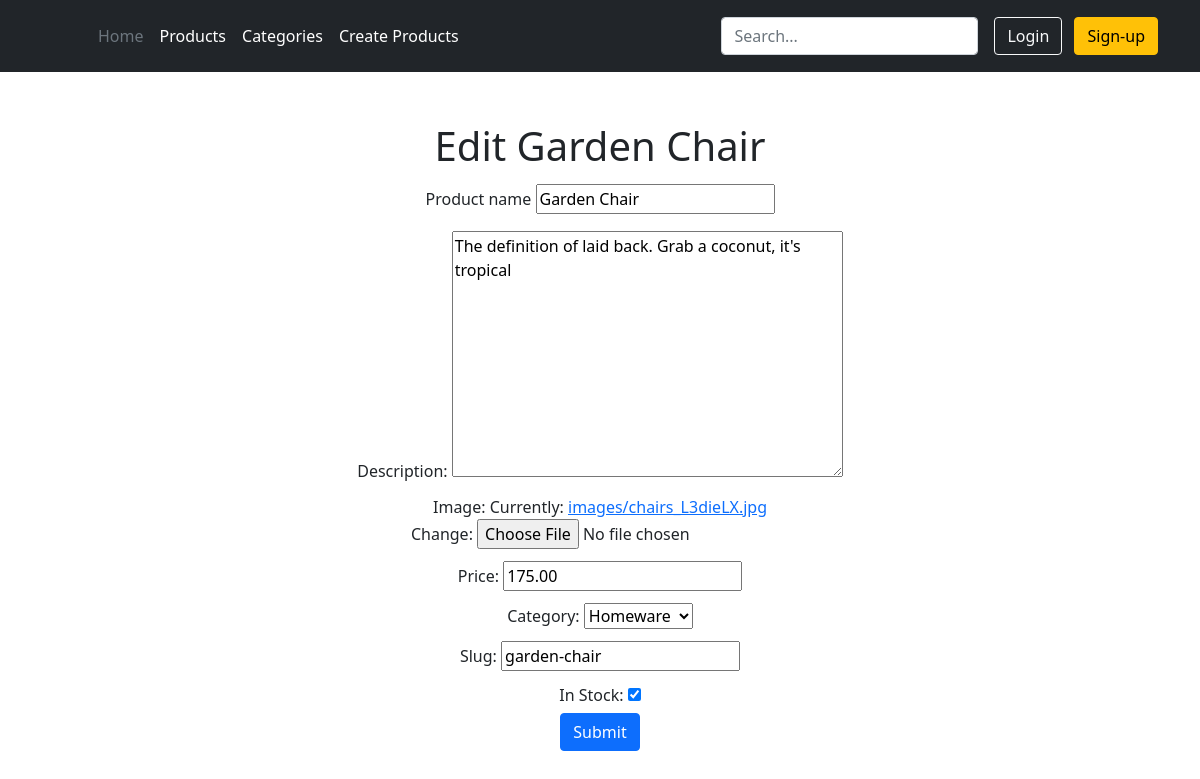
The app's page /products/update/8 with its own data.
### products/models.py (models this page shows, shortened)
class Product(models.Model):
    title = models.CharField(max_length=200)
    description = models.TextField(blank=True)
    image = models.ImageField(upload_to='images/')
    price = models.DecimalField(max_digits=6, decimal_places=2)
    category = models.ForeignKey(Category, related_name='product', on_delete=models.CASCADE)
    slug = models.SlugField(max_length=255)
    in_stock = models.BooleanField(default=True)  # Stock to change to numeric value
    is_active = models.BooleanField(default=True)
    created = models.DateTimeField(auto_now_add=True)
    updated = models.DateTimeField(auto_now=True)
    class Meta:
        verbose_name_plural = 'Products'
        ordering = ('-created',)

### storeAnada/views.py (the view)
# urls.py: path('products/update/<pk>', storeAnada.views.ProductUpdateView.as_view(), name='product-update'),
class ProductUpdateView(UpdateView):
	template_name = "products/product_create.html"
	model = Product
	form_class = ProductForm
	success_url = reverse_lazy('success')

### products/forms.py
class ProductForm(ModelForm):
    class Meta:
        model = Product
        fields = "__all__"

### products/models.py (called while the page is built)
    def __str__(self):
        return self.name

### templates/products/product_create.html (shortened to what this page needs)
{% extends "base.html" %}
{% block content %}
    <form enctype="multipart/form-data" method="POST">
            <section class="container-fluid text-center" style="padding-top: 50px;">
                {% if product %}
                <h1>Edit {{ product.title }}</h1>
                {% else %}
                <h1>Create Product</h1>
                {% endif %}
                <div class="form-control border-0">
                    <label for="{{ form.title.id_for_label }}" class="form-label">Product name</label>
                    {{ form.title }}
                </div>
                <div class="form-control border-0">
                    <label for="{{ form.description.id_for_label }}">Description:</label>
                    {{ form.description }}
                </div>
                <div class="form-control border-0">
                    <label for="{{ form.image.id_for_label }}">Image:</label>
                    {{ form.image }}
                </div>
                <div class="form-control border-0">
                    <label for="{{ form.price.id_for_label }}">Price:</label>
                    {{ form.price }}
                </div>
                <div class="form-control border-0">
                    <label for="{{ form.category.id_for_label }}">Category:</label>
                    {{ form.category }}
                </div>
                <div class="form-control border-0">
                    <label for="{{ form.slug.id_for_label }}">Slug:</label>
                    {{ form.slug }}
                </div>
                    <div class="form-control border-0">
                    <label for="{{ form.in_stock.id_for_label }}">In Stock:</label>
                    {{ form.in_stock }}
                </div>
                <input type="submit" value="Submit" class="btn btn-primary">
            </section>
        </form>
{% endblock %}

### records on screen
Product: title "Garden Chair", description "The definition of laid back. Grab a coconut, it's tropical", price "175.00", category "Homeware", slug "garden-chair", in_stock "☑"
